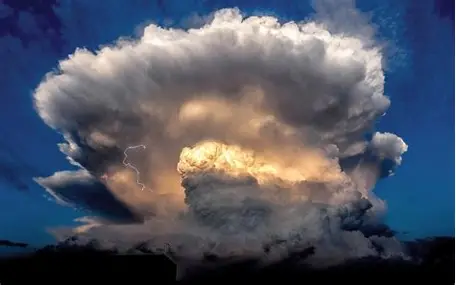
#> input picture assets-src/pixel-practice/r30-cumulonimbus/ref-photo.png, 456 x 285 px
$ python compose3.py
#> lines starting #> are read from the running program, lines starting #| are printed output that depends on the picture
"""（試し4）採用した雲（reshape3）の感じのまま、形を試しに変える（2026-10-06、人間の指示「参考にして作ったやつの形を試しに変えたバージョンを作って」）。
compose2.py と同じく、写真の雲の一部分を、ゆがめずに切り出して重ねる（のばしたりゆがめたりはしない）。今回は、
上が横へ平たく大きく広がり（かなとこ形）、まん中がくびれ、下に本体がある形にする:
  上の広がり: 白い頭を、左に1つ・左右入れかえて右に1つ、少し上へずらして横にならべる。まん中のうしろにも小さく1つ。
  くびれ: 白い頭を小さく、まん中に。
  本体（いちばんまえ）: 写真の雲ぜんぶを、少し小さく、やや左に。
  横: 左下に小さな雲、右下に小さな雲。
重ねた絵は composite4.png。ドットにするのは reshape.py（python3 reshape.py composite4.png reshape4）。"""
import math
from PIL import Image, ImageFilter

photo = Image.open("ref-photo.png").convert("RGB")
#> photo is the input picture: PIL image 456x285 RGB; mean R, G, B 80.3, 85.6, 100.1
crop = photo.crop((28, 0, 412, 262))
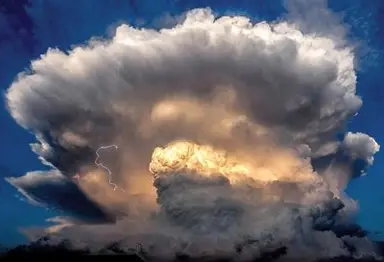
#> crop: PIL image 384x262 RGB; mean R, G, B 98.4, 99, 108.7
SKY = (32, 62, 120)
import sys
CW, CH = 480, 384


def alpha_of(img, top_rows=0):
    a = Image.new("L", img.size)
    src = img.load()
    out = a.load()
    for y in range(img.height):
        for x in range(img.width):
            r, g, b = src[x, y]
            v = (78 - (b - r)) / 34
            if y < top_rows and b - r > 28:
                v = 0
            if r + g + b < 30:
                v = 0
            out[x, y] = int(max(0.0, min(1.0, v)) * 255)
    return a.filter(ImageFilter.GaussianBlur(0.6))


def feather(a, cy=0.4, soft=0.28, bottom=True):
    """だ円の形で、はしをやわらかく消す。bottom=False なら、下のはしは消さない（いちばんまえの雲）。"""
    m = a.load()
    w, h = a.size
    for y in range(h):
        for x in range(w):
            u = (x + 0.5 - w / 2) / (w / 2)
            v = (y + 0.5 - h * cy) / (h * (1 - cy))
            if not bottom:
                v = min(v, 0.0)
            vv = (y + 0.5 - h * cy) / (h * cy) if y < h * cy else v
            d = math.sqrt(u * u + (min(0.0, vv) ** 2) * 0.6 + max(0.0, v) ** 2)
            f = max(0.0, min(1.0, (1.0 - d) / soft))
            m[x, y] = int(m[x, y] * f)
    return a


def piece(box, scale, top_rows=0):
    p = crop.crop(box)
    if scale != 1:
        p = p.resize((int(p.width * scale), int(p.height * scale)), Image.LANCZOS)
    return p, alpha_of(p, top_rows)


def fade_bottom(a, start=0.55):
    """下のほうだけを、だんだん消す（下の段の雲のうしろへ入る所）。横と上は、雲のもとのふちのまま。"""
    m = a.load()
    w, h = a.size
    for y in range(h):
        f = 1.0 if y < h * start else max(0.0, 1 - (y - h * start) / (h * (1 - start)))
        for x in range(w):
            m[x, y] = int(m[x, y] * f)
    return a


canvas = Image.new("RGB", (CW, CH), SKY)
dome = crop.crop((0, 0, 384, 150))              # 写真の雲の上半分（白い頭。横と上は、雲のもとのふち）
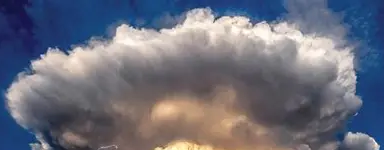
#> dome: PIL image 384x150 RGB; mean R, G, B 107.8, 110.1, 124.1
flip = dome.transpose(Image.FLIP_LEFT_RIGHT)
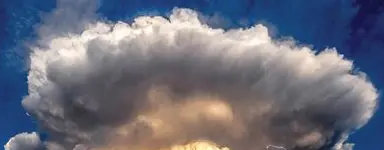
#> flip: PIL image 384x150 RGB; mean R, G, B 107.8, 110.1, 124.1


def put(img, scale, x, y, start):
#> called with scale = 0.38, x = 20, y = 232, start = 0.8
    p = img.resize((int(384 * scale), int(150 * scale)), Image.LANCZOS)
    canvas.paste(p, (x, y), fade_bottom(alpha_of(p, 999), start))
#> in alpha_of, `a = Image.new("L", img.size)`: a: PIL image 145x57 L; every value is 0


# 横の小さな雲（いちばんうしろ）
put(dome, 0.38, 20, 232, 0.8)
put(flip, 0.34, CW - 146, 220, 0.8)
#> in alpha_of (call 2), `a = Image.new("L", img.size)`: a: PIL image 130x51 L; every value is 0
# 上の広がり（かなとこ形）: まん中のうしろに1つ、左右に大きく1つずつ。下はくびれのうしろへ入る
put(dome, 0.5, 144, 62, 0.85)
#> in alpha_of (call 3), `a = Image.new("L", img.size)`: a: PIL image 192x75 L; every value is 0
put(dome, 0.6, 26, 96, 0.85)
#> in alpha_of (call 4), `a = Image.new("L", img.size)`: a: PIL image 230x90 L; every value is 0
put(flip, 0.62, CW - 264, 90, 0.85)
#> in alpha_of (call 5), `a = Image.new("L", img.size)`: a: PIL image 238x93 L; every value is 0
# くびれ（上の広がりと本体のあいだ。下は本体のうしろへ入る）
put(flip, 0.64, 116, 136, 0.85)
#> in alpha_of (call 6), `a = Image.new("L", img.size)`: a: PIL image 245x96 L; every value is 0
#> in alpha_of (call 6), `return a.filter(ImageFilter.GaussianBlur(0.6))`:
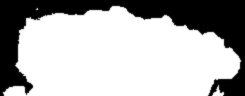
#> returned value: PIL image 245x96 L; min 0, max 255, mean 174.6
#> in put (call 6), `canvas.paste(p, (x, y), fade_bottom(alpha_of(p, 999), start))`:
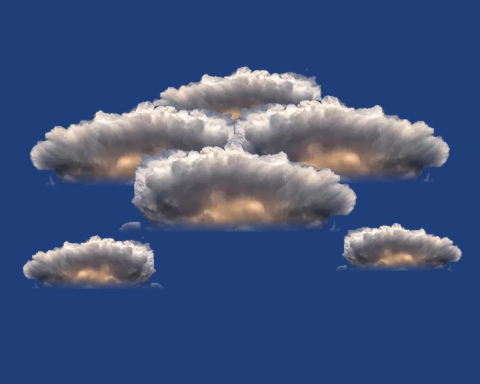
#> canvas: PIL image 480x384 RGB; mean R, G, B 62.8, 82, 123.8
# 本体（いちばんまえ、やや左）
body = crop.resize((int(384 * 0.8), int(262 * 0.8)), Image.LANCZOS)
canvas.paste(body, (78, CH - body.height), alpha_of(body, 100))
#> in alpha_of (call 7), `a = Image.new("L", img.size)`: a: PIL image 307x209 L; every value is 0
#> in alpha_of (call 7), `return a.filter(ImageFilter.GaussianBlur(0.6))`:
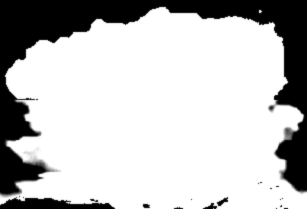
#> returned value: PIL image 307x209 L; min 0, max 255, mean 192.4
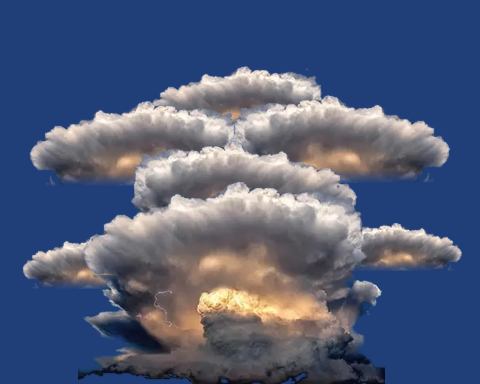
#> canvas: PIL image 480x384 RGB; mean R, G, B 81, 91.9, 121.2
canvas.save("composite4.png")
print("ok")

$ run again, with assets-src/pixel-practice/r30-cumulonimbus/cumulonimbus-editor.png copied over assets-src/pixel-practice/r30-cumulonimbus/ref-photo.png
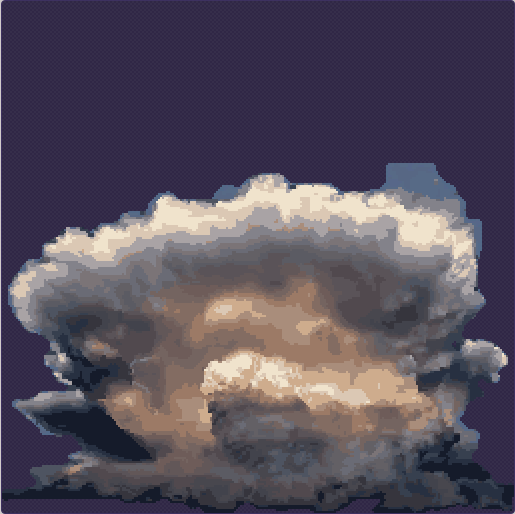
#> input picture assets-src/pixel-practice/r30-cumulonimbus/cumulonimbus-editor.png, 515 x 514 px
#> photo is the input picture: PIL image 515x514 RGB; mean R, G, B 86.9, 78.4, 92.6
#> a: PIL image 145x57 L; every value is 0
#> p: PIL image 130x51 RGB
#> a: PIL image 130x51 L; every value is 0
#> p: PIL image 192x75 RGB
#> a: PIL image 192x75 L; every value is 0
#> p: PIL image 230x90 RGB
#> a: PIL image 230x90 L; every value is 0
#> p: PIL image 238x93 RGB
#> a: PIL image 238x93 L; every value is 0
#> p: PIL image 245x96 RGB
#> a: PIL image 245x96 L; every value is 0
#> a: PIL image 307x209 L; every value is 0
#> in alpha_of (call 7), `return a.filter(ImageFilter.GaussianBlur(0.6))`:
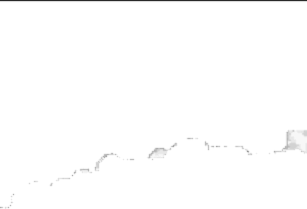
#> returned value: PIL image 307x209 L; min 41, max 255, mean 253.3
#> `canvas.paste(body, (78, CH - body.height), alpha_of(body, 100))`:
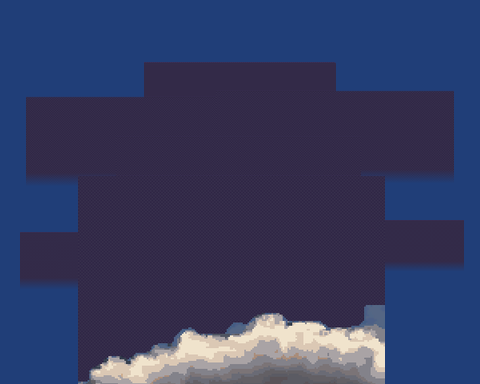
#> canvas: PIL image 480x384 RGB; mean R, G, B 53.4, 60.1, 98.3

$ run again, with assets-src/pixel-practice/r30-cumulonimbus/cumulonimbus-v1.png copied over assets-src/pixel-practice/r30-cumulonimbus/ref-photo.png
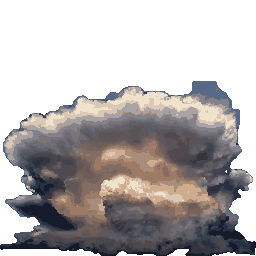
#> input picture assets-src/pixel-practice/r30-cumulonimbus/cumulonimbus-v1.png, 256 x 256 px
#> a: PIL image 145x57 L; every value is 0
#> p: PIL image 130x51 RGB
#> a: PIL image 130x51 L; every value is 0
#> p: PIL image 192x75 RGB
#> a: PIL image 192x75 L; every value is 0
#> p: PIL image 230x90 RGB
#> a: PIL image 230x90 L; every value is 0
#> p: PIL image 238x93 RGB
#> a: PIL image 238x93 L; every value is 0
#> p: PIL image 245x96 RGB
#> a: PIL image 245x96 L; every value is 0
#> a: PIL image 307x209 L; every value is 0
#> in alpha_of (call 7), `return a.filter(ImageFilter.GaussianBlur(0.6))`:
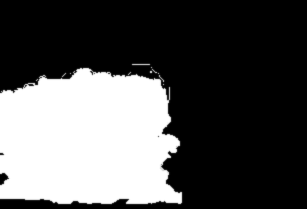
#> returned value: PIL image 307x209 L; min 0, max 255, mean 83.1
#> `canvas.paste(body, (78, CH - body.height), alpha_of(body, 100))`:
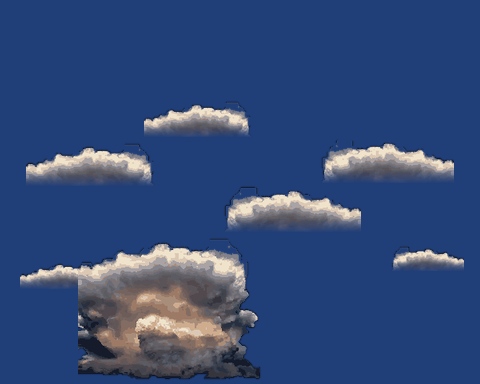
#> canvas: PIL image 480x384 RGB; mean R, G, B 51.3, 73.9, 120.6
